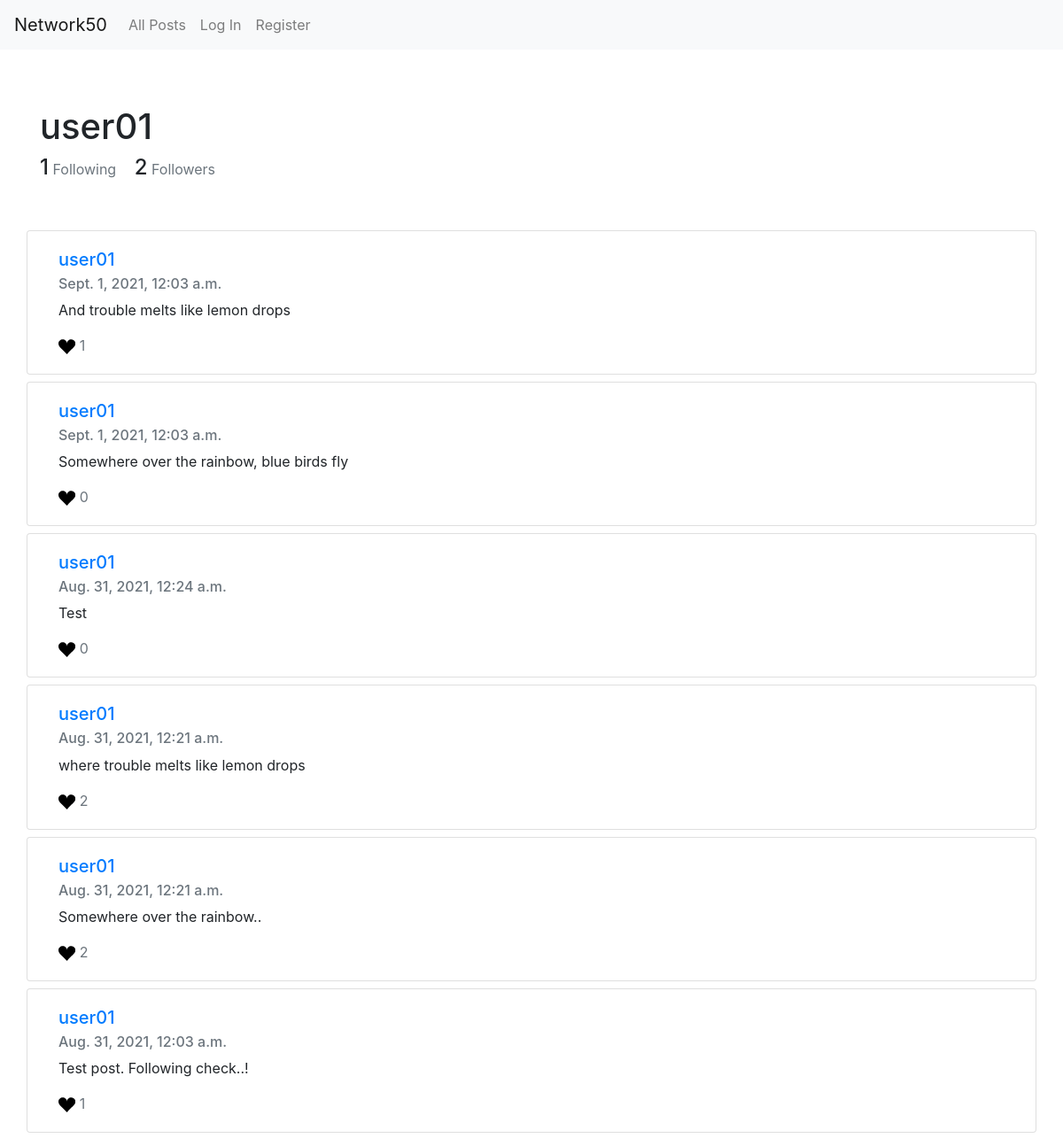
Screenshot of /profile/user01 with the database file from the repository.
### network/models.py (models this page shows)
class User(AbstractUser):
    following = models.ManyToManyField("self", symmetrical=False, blank=True, related_name="followers")

class Post(models.Model):
    content = models.TextField(verbose_name="New Post")
    timestamp = models.DateTimeField(auto_now_add=True)
    creator = models.ForeignKey(User, on_delete=models.CASCADE, related_name="posts")
    likes = models.ManyToManyField(User, blank=True)

### network/views.py (the view)
# urls.py: path("profile/<str:username>", views.profile, name="profile"),
def profile(request, username):
    profiled_user = User.objects.get(username=username)
    posts = Post.objects.filter(creator=profiled_user).order_by("-timestamp")
    page_obj = paginate_posts(request, posts)
    return render(request, "network/profile.html", {
        "profile": User.objects.get(username=username),
        "posts": page_obj,
        "feed": True
    })

### network/views.py (called while the page is built)
def paginate_posts(request, posts):
    paginator = Paginator(posts, 10)
    page_number = request.GET.get('page')
    return paginator.get_page(page_number)

### network/templates/network/profile.html (shortened to what this page needs)
{% extends "network/posts.html" %}
{% block top-matter %}
<div class="container py-5">
    <h1>{{ profile.username }}</h1>
    <div class="mb-2">
        <span class="h4">{{ profile.following.all|length }}</span>
        <span class="text-muted mr-3">Following</span>
        <span class="h4">{{ profile.followers.all|length }}</span>
        <span class="text-muted">Followers</span>
    </div>
    </div>
{% endblock %}

### network/templates/network/posts.html (shortened to what this page needs)
{% extends "network/layout.html" %}
{% load static %}
{% block body %}
    <div class="top-matter">
        {% block top-matter %}
        {% endblock %}
    </div>
    <div class="feed">
        {% for post in posts %}
        <div class="card container mb-2">
            <div class="card-body">
                <a href="{% url 'profile' post.creator.username %}">
                    <h5 class="card-title">{{ post.creator }}</h5>
                </a>
                <h6 class="card-subtitle mb-2 text-muted">{{ post.timestamp }}</h6>
                <p class="card-text" id="post-content-{{ post.id }}">{{ post.content }}</p>
                <p class="card-text text-muted">
                    <svg width="1.2em"
                         height="1.2em"
                         viewBox="0 0 16 16"
                         xmlns="http://www.w3.org/2000/svg"
                         id="{{ post.id }}"
                         data-post="{{ post.id }}"
                         class="bi bi-suit-heart-fill"
                         fill="
                            {% if user in post.likes.all %}
                            red
                            {% else %}
                            black
                            {% endif %}">
                        <path d="M4 1c2.21 0 4 1.755 4 3.92C8 2.755 9.79 1 12 1s4 1.755 4 3.92c0 3.263-3.234 4.414-7.608 9.608a.513.513 0 0 1-.784 0C3.234 9.334 0 8.183 0 4.92 0 2.755 1.79 1 4 1z"/>
                    </svg>
                    <span id="like-count-{{ post.id }}">{{ post.likes.all|length }}</span>
                </p>
            </div>
        </div>
        {% empty %}
        <p class="container">Nothing to show. Follow people to see there posts here.!</p>
        {% endfor %}
    </div>
{% endblock %}

### network/static/network/styles.css (style rules this page uses)
.bi { cursor: pointer; }

### rows the page displays
User: username "user01", following.all|length "1", followers.all|length "2"
Post: creator "user01", timestamp "Sept. 1, 2021, 12:03 a.m.", content "And trouble melts like lemon drops", likes.all|length "1"
Post: creator "user01", timestamp "Sept. 1, 2021, 12:03 a.m.", content "Somewhere over the rainbow, blue birds fly", likes.all|length "0"
Post: creator "user01", timestamp "Aug. 31, 2021, 12:24 a.m.", content "Test", likes.all|length "0"
Post: creator "user01", timestamp "Aug. 31, 2021, 12:21 a.m.", content "where trouble melts like lemon drops", likes.all|length "2"
Post: creator "user01", timestamp "Aug. 31, 2021, 12:21 a.m.", content "Somewhere over the rainbow..", likes.all|length "2"
Post: creator "user01", timestamp "Aug. 31, 2021, 12:03 a.m.", content "Test post. Following check..!", likes.all|length "1"
